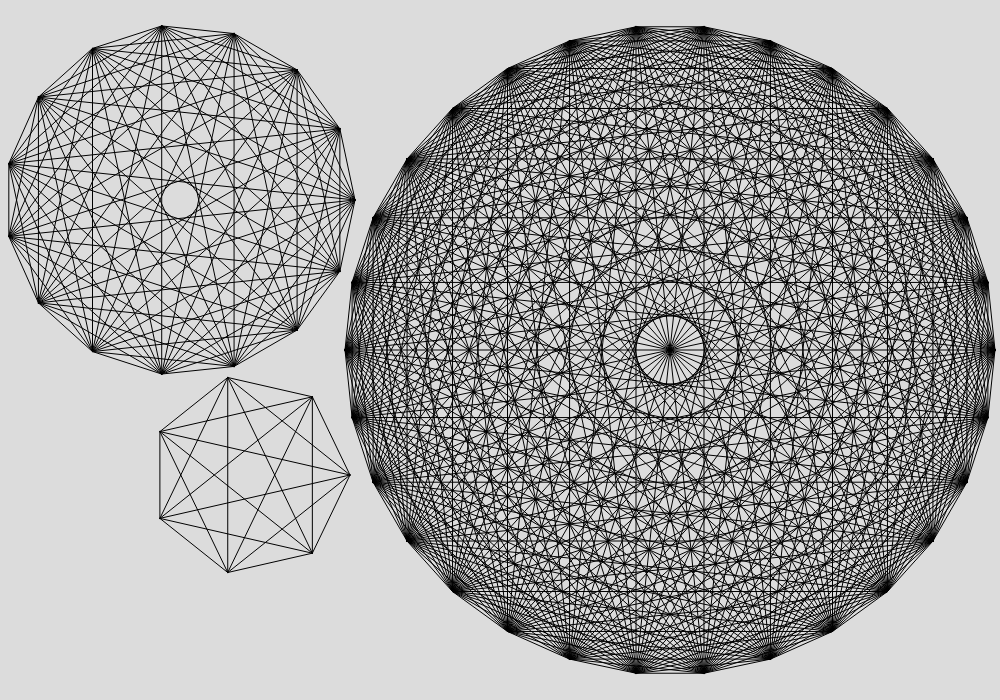
Frame 1 (no input)
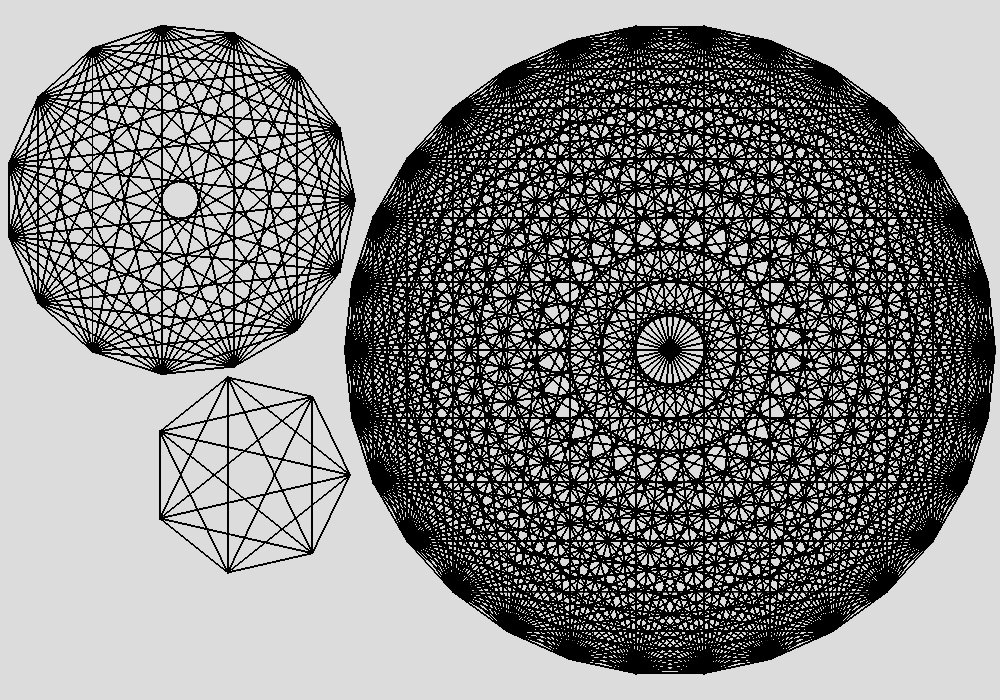
Frame 60 (no input)
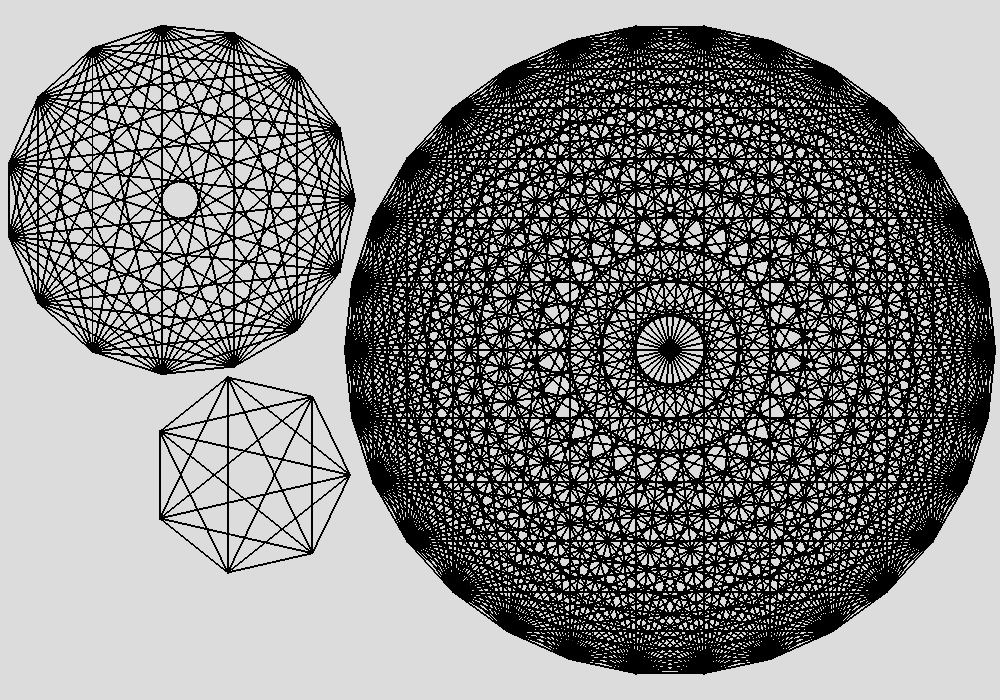
Frame 120 (the mouse pressed at the canvas centre since frame 60)

The p5.js sketch that drew these frames (run headless with seeded random() and noise() and a simulated clock; from frame 60 on, the mouse is pressed at the canvas centre):

// p5.js sketch
// ── sketch.js
//Exercise 6: Manar ELbeshbishy
//My concept follows the same concept of kaliedoscopes that I have been using. I wanted to create a shape that can be very dynamic, and and different depending on the variables changed. The different parameters can demonstrate complexity or simplicity, depeneding on size and number of points. 
//the code uses cos and sin again, as well as angles to create the shape, and the function takes in the number of points, and the size of the shape, which is how the shape is able to change
function setup() {
  createCanvas(1000, 700);
  angleMode(DEGREES);
  background(220);
}

function draw() {
  
  stroke(0);
  noFill();
  
  push();
  translate(670, 350);
  kaleidoscope(30, 325);
  pop();
  
  push();
  translate(250, 475);
  kaleidoscope(7, 100);
  pop();
  
  push();
  translate(180, 200);
  kaleidoscope(15, 175);
  pop();
  

}

function kaleidoscope(numPoints, radius) {
  for (let i = 0; i < numPoints; i++) {
    let xp1 = cos((360 / numPoints) * i) * radius;
    let yp1 = sin((360 / numPoints) * i) * radius;

    for (let j = i + 1; j < numPoints; j++) {
      let xp2 = cos((360 / numPoints) * j) * radius;
      let yp2 = sin((360 / numPoints) * j) * radius;
      
      line(xp1, yp1, xp2, yp2);
    }
  }
}
